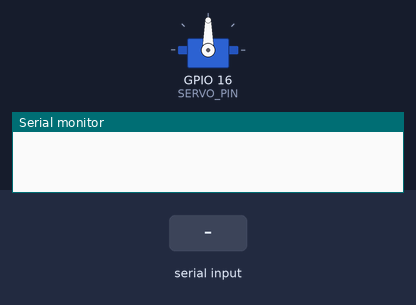
Bench run of a sketch on a simulated ESP32. Shown: servo, the last lines printed to the serial monitor. The test bench sets the inputs (shaded band).

Above: at 1.2 s.
1.3 s: "RIGHT\n" received over Serial
At 2.3 s:
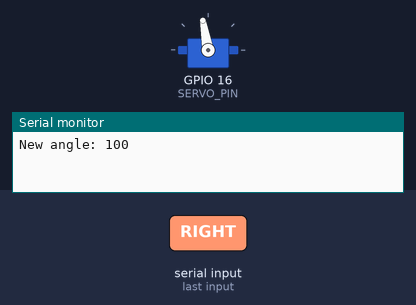
2.8 s: "LEFT\n" received over Serial
At 3.5 s:
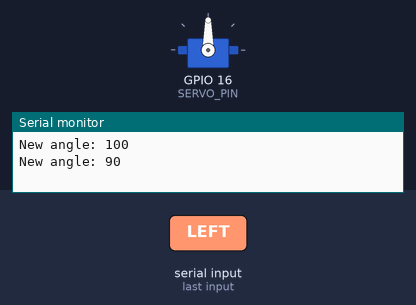
Timing chart, 0 to 5.8 s (numbered marks = the images above; inputs shaded):
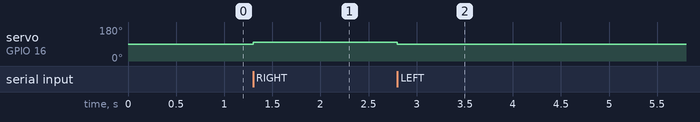

Measured:
- after the input at 1.3 s, servo on GPIO 16 (SERVO_PIN): 90° → 100° at once
- after the input at 2.8 s, servo on GPIO 16 (SERVO_PIN): 100° → 90° at once

The sketch:

pc_control.ino
```cpp
#include <ESP32Servo.h>

Servo base_servo;
int current_angle = 90; // Position centrale
const int BAUD_RATE = 115200;
const int SERVO_PIN = 16; // GPIO16

void setup() {
  Serial.begin(BAUD_RATE);
  base_servo.attach(SERVO_PIN);
  base_servo.write(current_angle);
}

void loop() {
  if (Serial.available()) {
    String cmd = Serial.readStringUntil('\n');
    cmd.trim();

    if (cmd == "LEFT" && current_angle > 0) {
      current_angle -= 10;
    } else if (cmd == "RIGHT" && current_angle < 180) {
      current_angle += 10;
    } else if (cmd == "STOP") {
      current_angle = 90;
    }

    current_angle = constrain(current_angle, 0, 180);
    base_servo.write(current_angle);
    Serial.print("New angle: ");
    Serial.println(current_angle);
    delay(50);
  }
}
```
